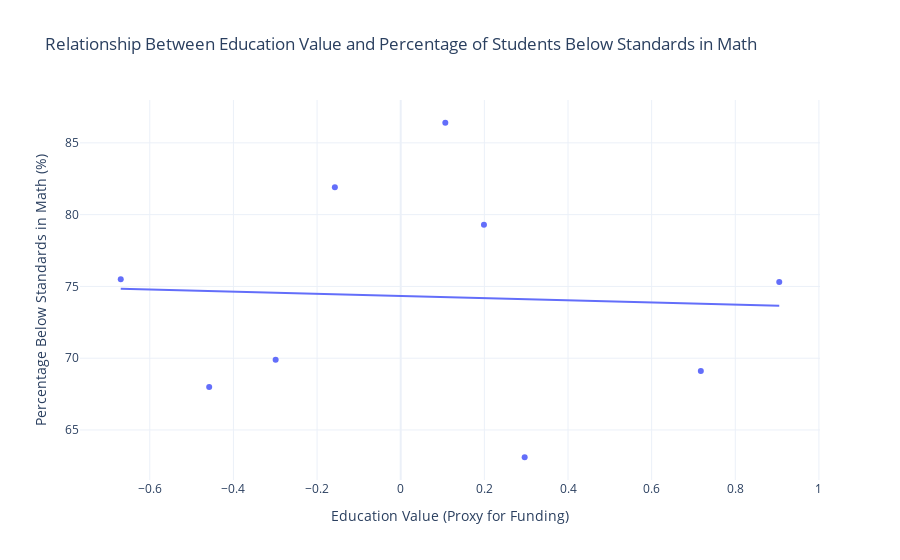
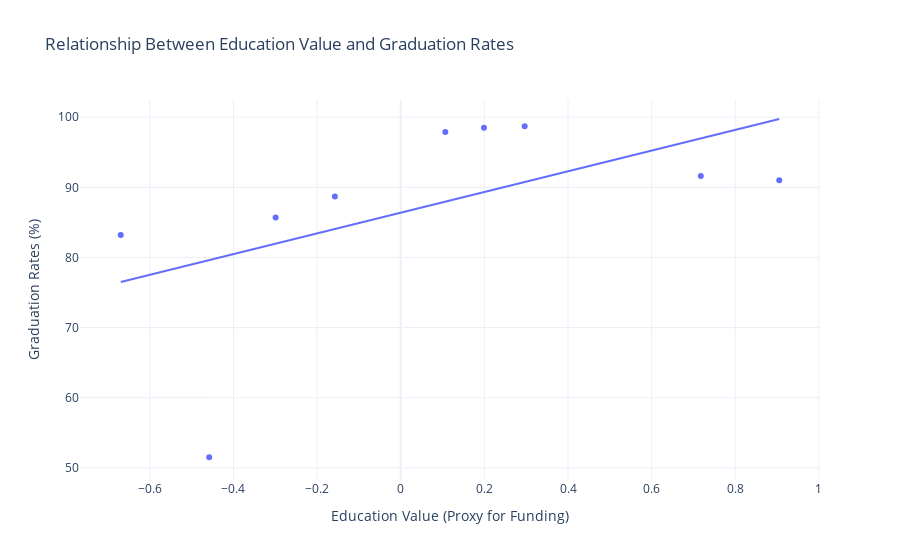
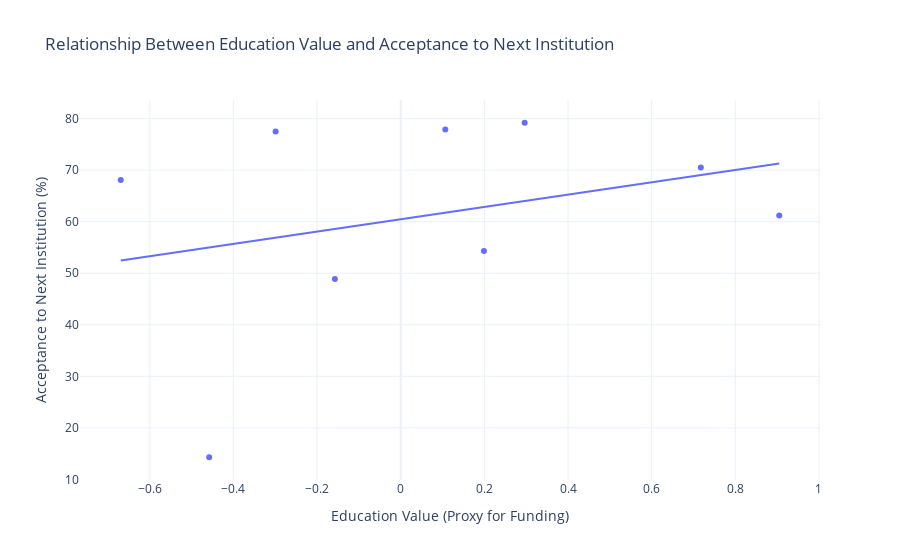

Here is the notebook cell these charts were saved with, in order:
### Code cell
import pandas as pd
import plotly.express as px

# Load the provided CSV files
correct_funding_data_path = "Sorted_Merged_Schools_Education_Equity.csv"
correct_student_outcomes_path = "TP Student Outcomes - Sheet1 (1).csv"

# Read the data
funding_data = pd.read_csv(correct_funding_data_path)
student_outcomes = pd.read_csv(correct_student_outcomes_path)

# Clean and prepare the data
for col in [
    "Percentage of Students Below State Standards in ELA (Assessment SBA)",
    "Percentage of Students Below State Standards in Math (Assessment SBA)",
    "Graduation Rates",
    "Acceptance to Next Institution"
]:
    student_outcomes[col] = student_outcomes[col].str.replace('%', '', regex=False).astype(float)

# Merge datasets on the "High School Name" column
merged_data = pd.merge(
    funding_data, 
    student_outcomes, 
    left_on="High School Name", 
    right_on="High School Name"
)

# Function to plot relationships
def plot_relationship(y_column, y_label, title):
    fig = px.scatter(
        merged_data,
        x="education_value",
        y=y_column,
        title=title,
        labels={
            "education_value": "Education Value (Proxy for Funding)",
            y_column: y_label
        },
        hover_name="High School Name",
        trendline="ols"  # Ordinary Least Squares regression trendline
    )
    fig.update_layout(
        xaxis_title="Education Value (Proxy for Funding)",
        yaxis_title=y_label,
        template="plotly_white",
    )
    fig.show()

# Plot each outcome
plot_relationship(
    "Percentage of Students Below State Standards in Math (Assessment SBA)",
    "Percentage Below Standards in Math (%)",
    "Relationship Between Education Value and Percentage of Students Below Standards in Math"
)

plot_relationship(
    "Graduation Rates",
    "Graduation Rates (%)",
    "Relationship Between Education Value and Graduation Rates"
)

plot_relationship(
    "Acceptance to Next Institution",
    "Acceptance to Next Institution (%)",
    "Relationship Between Education Value and Acceptance to Next Institution"
)

### Figure 1 — Plotly figure (JSON) as saved in the notebook; plotly's stock layout.template omitted (floating-point values rounded to 4 significant figures)
{"data": [{"hovertemplate": "<b>%{hovertext}</b><br><br>Education Value (Proxy for Funding)=%{x}<br>Percentage Below Standards in Math (%)=%{y}<extra></extra>", "hovertext": ["Lincoln High School", "Stadium High School", "Mt. Tahoma High School", "Dolores Silas High School", "SAMI", "SOTA", "Foss High School", "IDEA", "Oakland High School"], "legendgroup": "", "marker": {"color": "#636efa", "symbol": "circle"}, "mode": "markers", "name": "", "orientation": "v", "showlegend": false, "type": "scatter", "x": [-0.6694, 0.7176, -0.299, 0.9051, 0.2964, 0.1067, -0.1575, 0.199, -0.458], "xaxis": "x", "y": [75.5, 69.1, 69.9, 75.3, 63.1, 86.4, 81.9, 79.3, 68], "yaxis": "y"}, {"hovertemplate": "<b>OLS trendline</b><br>Percentage of Students Below State Standards in Math (Assessment SBA) = -0.748026 * education_value + 74.331<br>R<sup>2</sup>=0.002777<br><br>Education Value (Proxy for Funding)=%{x}<br>Percentage Below Standards in Math (%)=%{y} <b>(trend)</b><extra></extra>", "legendgroup": "", "marker": {"color": "#636efa", "symbol": "circle"}, "mode": "lines", "name": "", "showlegend": false, "type": "scatter", "x": [-0.6694, -0.458, -0.299, -0.1575, 0.1067, 0.199, 0.2964, 0.7176, 0.9051], "xaxis": "x", "y": [74.83, 74.67, 74.55, 74.45, 74.25, 74.18, 74.11, 73.79, 73.65], "yaxis": "y"}], "layout": {"autosize": true, "legend": {"tracegroupgap": 0}, "title": {"text": "Relationship Between Education Value and Percentage of Students Below Standards in Math"}, "xaxis": {"anchor": "y", "autorange": true, "domain": [0, 1], "range": [-0.7656, 1.001], "title": {"text": "Education Value (Proxy for Funding)"}, "type": "linear"}, "yaxis": {"anchor": "x", "autorange": true, "domain": [0, 1], "range": [61.18, 88.32], "title": {"text": "Percentage Below Standards in Math (%)"}, "type": "linear"}}}

### Figure 2 — Plotly figure (JSON) as saved in the notebook; plotly's stock layout.template omitted (floating-point values rounded to 4 significant figures)
{"data": [{"hovertemplate": "<b>%{hovertext}</b><br><br>Education Value (Proxy for Funding)=%{x}<br>Graduation Rates (%)=%{y}<extra></extra>", "hovertext": ["Lincoln High School", "Stadium High School", "Mt. Tahoma High School", "Dolores Silas High School", "SAMI", "SOTA", "Foss High School", "IDEA", "Oakland High School"], "legendgroup": "", "marker": {"color": "#636efa", "symbol": "circle"}, "mode": "markers", "name": "", "orientation": "v", "showlegend": false, "type": "scatter", "x": [-0.6694, 0.7176, -0.299, 0.9051, 0.2964, 0.1067, -0.1575, 0.199, -0.458], "xaxis": "x", "y": [83.2, 91.6, 85.7, 91, 98.7, 97.9, 88.7, 98.5, 51.5], "yaxis": "y"}, {"hovertemplate": "<b>OLS trendline</b><br>Graduation Rates = 14.7725 * education_value + 86.3703<br>R<sup>2</sup>=0.281885<br><br>Education Value (Proxy for Funding)=%{x}<br>Graduation Rates (%)=%{y} <b>(trend)</b><extra></extra>", "legendgroup": "", "marker": {"color": "#636efa", "symbol": "circle"}, "mode": "lines", "name": "", "showlegend": false, "type": "scatter", "x": [-0.6694, -0.458, -0.299, -0.1575, 0.1067, 0.199, 0.2964, 0.7176, 0.9051], "xaxis": "x", "y": [76.48, 79.61, 81.95, 84.04, 87.95, 89.31, 90.75, 96.97, 99.74], "yaxis": "y"}], "layout": {"autosize": true, "legend": {"tracegroupgap": 0}, "title": {"text": "Relationship Between Education Value and Graduation Rates"}, "xaxis": {"anchor": "y", "autorange": true, "domain": [0, 1], "range": [-0.7656, 1.001], "title": {"text": "Education Value (Proxy for Funding)"}, "type": "linear"}, "yaxis": {"anchor": "x", "autorange": true, "domain": [0, 1], "range": [47.6, 102.6], "title": {"text": "Graduation Rates (%)"}, "type": "linear"}}}

### Figure 3 — Plotly figure (JSON) as saved in the notebook; plotly's stock layout.template omitted (floating-point values rounded to 4 significant figures)
{"data": [{"hovertemplate": "<b>%{hovertext}</b><br><br>Education Value (Proxy for Funding)=%{x}<br>Acceptance to Next Institution (%)=%{y}<extra></extra>", "hovertext": ["Lincoln High School", "Stadium High School", "Mt. Tahoma High School", "Dolores Silas High School", "SAMI", "SOTA", "Foss High School", "IDEA", "Oakland High School"], "legendgroup": "", "marker": {"color": "#636efa", "symbol": "circle"}, "mode": "markers", "name": "", "orientation": "v", "showlegend": false, "type": "scatter", "x": [-0.6694, 0.7176, -0.299, 0.9051, 0.2964, 0.1067, -0.1575, 0.199, -0.458], "xaxis": "x", "y": [68.1, 70.5, 77.5, 61.2, 79.2, 77.9, 48.9, 54.3, 14.3], "yaxis": "y"}, {"hovertemplate": "<b>OLS trendline</b><br>Acceptance to Next Institution = 11.939 * education_value + 60.4721<br>R<sup>2</sup>=0.092181<br><br>Education Value (Proxy for Funding)=%{x}<br>Acceptance to Next Institution (%)=%{y} <b>(trend)</b><extra></extra>", "legendgroup": "", "marker": {"color": "#636efa", "symbol": "circle"}, "mode": "lines", "name": "", "showlegend": false, "type": "scatter", "x": [-0.6694, -0.458, -0.299, -0.1575, 0.1067, 0.199, 0.2964, 0.7176, 0.9051], "xaxis": "x", "y": [52.48, 55.0, 56.9, 58.59, 61.75, 62.85, 64.01, 69.04, 71.28], "yaxis": "y"}], "layout": {"autosize": true, "legend": {"tracegroupgap": 0}, "title": {"text": "Relationship Between Education Value and Acceptance to Next Institution"}, "xaxis": {"anchor": "y", "autorange": true, "domain": [0, 1], "range": [-0.7656, 1.001], "title": {"text": "Education Value (Proxy for Funding)"}, "type": "linear"}, "yaxis": {"anchor": "x", "autorange": true, "domain": [0, 1], "range": [8.944, 84.56], "title": {"text": "Acceptance to Next Institution (%)"}, "type": "linear"}}}
